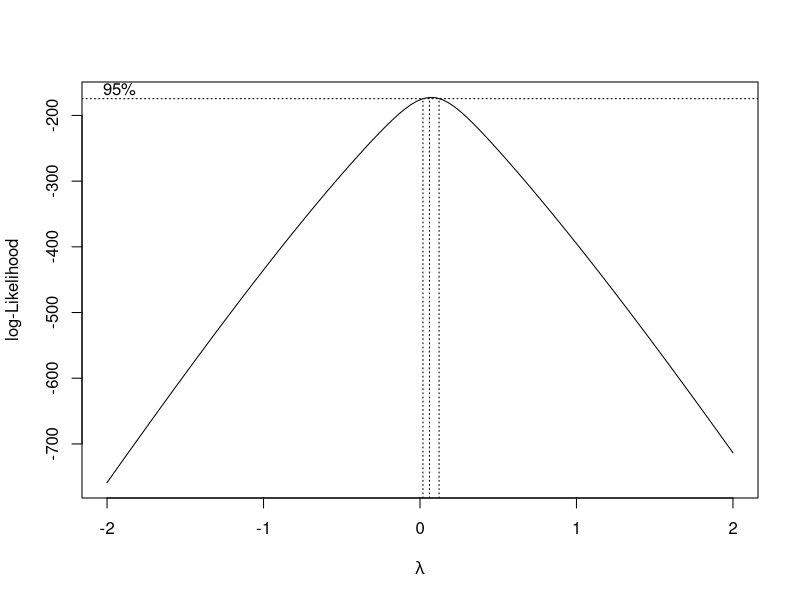
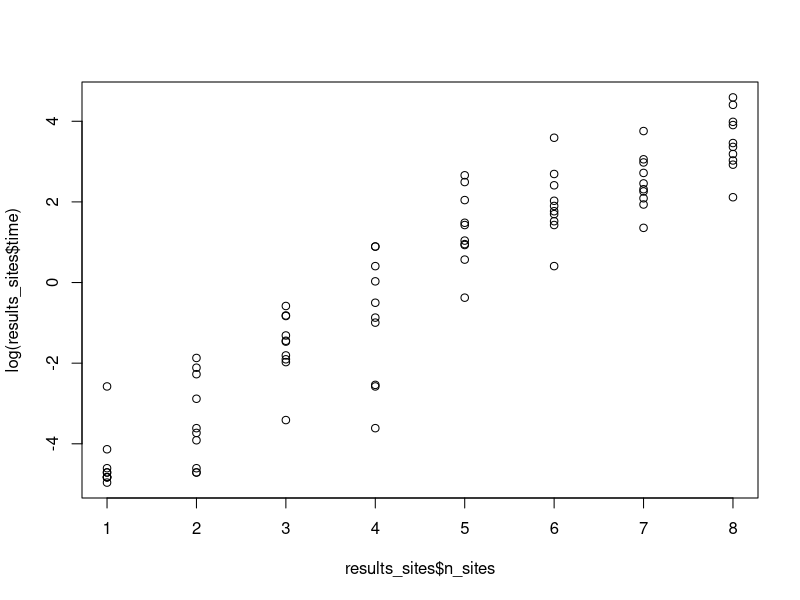
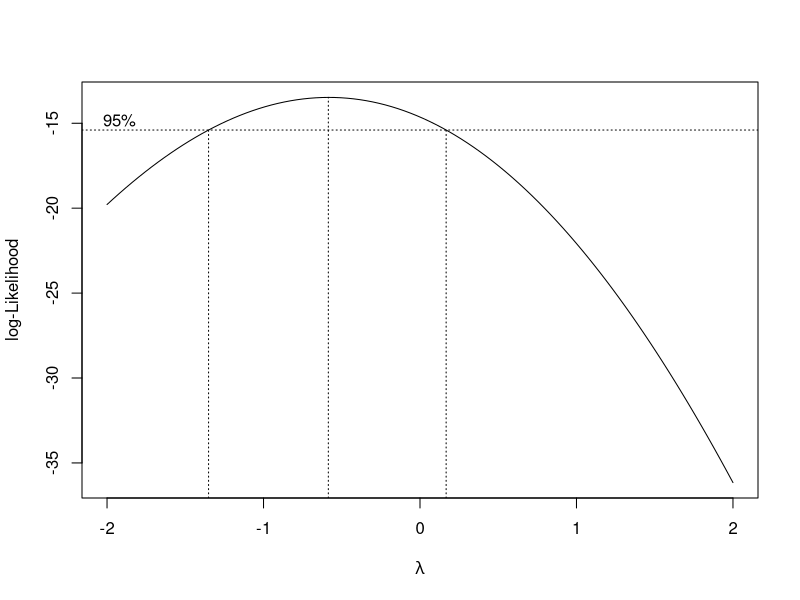
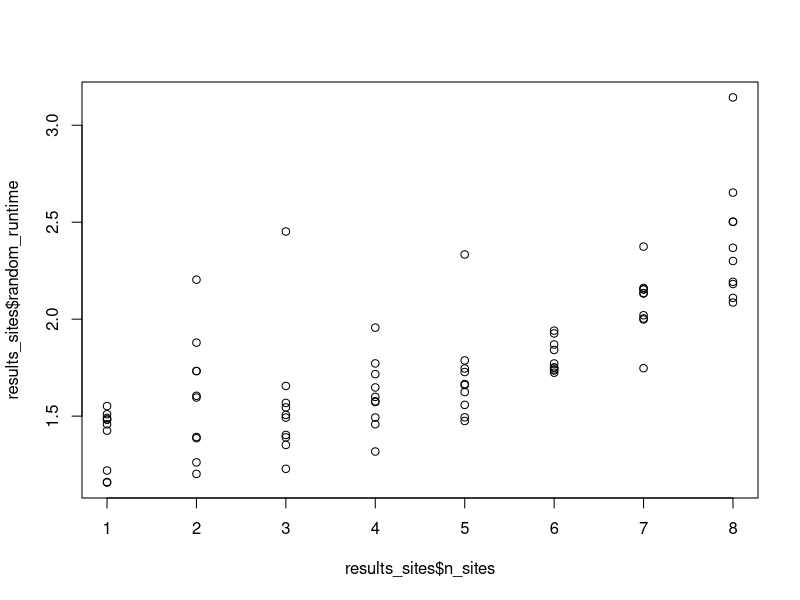
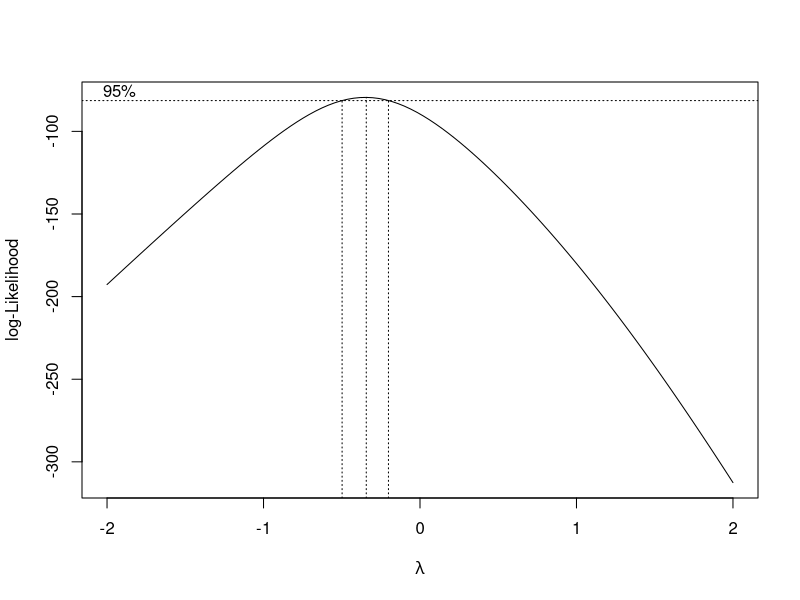
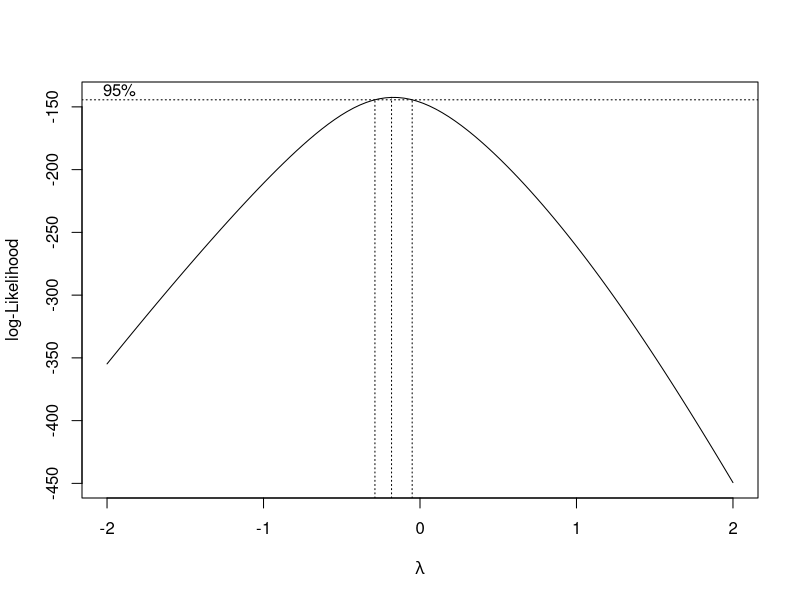
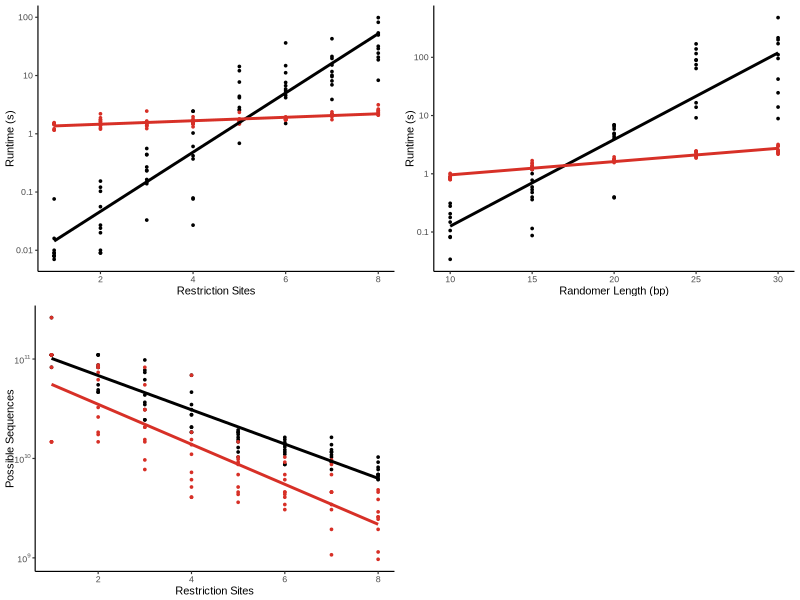

Here is the R script that generated these plots, in order: (Note: this script raises an error after producing the figures.)
setwd("~/Documents/GitHub/OligoRL/CutFreeRL/Plotting")
library(ggplot2)
library(dplyr)

results_sites <- read.csv("./rollout_results_sites_4_1_21.csv")
results_length <- read.csv("./rollout_results_length_4_15_21.csv")
interaction_data <- read.csv("./Cutfree_interaction_data.csv")
#results_sites <- results_sites[order(results_sites$n_sites), ]
#resutls_sites <- results_sites[results_sites$n_sites<=10]
#results_sites <- results_sites[1:80,]
plot_cutfree_data <- function() {
  font_size=8
  font="Arial"
  line_size=.4
  point_size=0.6
  red="#d73027"
  blue="#4575b4"
  results_sites <- read.csv("./rollout_results_sites_4_1_21.csv")
  results_length <- read.csv("./rollout_results_length_4_15_21.csv")
  interaction_data <- read.csv("./Cutfree_interaction_data.csv")
  plot1 <- ggplot2::ggplot(data=results_sites) +
    ggplot2::scale_y_log10(breaks=c(0.01,0.1,1,10,100),labels=c("0.01","0.1","1","10","100")) +
    ggplot2::geom_point(aes(x=n_sites,y=time),color="black",size=point_size) +
    ggplot2::geom_point(aes(x=n_sites,y=random_runtime),color=red,size=point_size)+
    ggplot2::xlab("Restriction Sites") +
    ggplot2::ylab("Runtime (s)") +
    ggplot2::labs(color="black")+
    ggplot2::geom_smooth(aes(x=n_sites,y=time),method="lm", se=FALSE,color="black")+
    ggplot2::geom_smooth(aes(x=n_sites,y=random_runtime),method="lm", se=FALSE,color=red)+
    ggplot2::theme_classic(base_size=font_size,base_family = font,base_line_size = line_size)
  
  plot2 <- ggplot2::ggplot(data=results_sites) +
    ggplot2::scale_y_log10(breaks=c(1e9,1e10,1e11),labels=c(expression(paste("10"^"9")),expression(paste("10"^"10")),expression(paste("10"^"11")))) +
    ggplot2::geom_point(aes(x=n_sites,y=degeneracy),color="black",size=point_size) +
    ggplot2::geom_point(aes(x=n_sites,y=random_objval),color=red,size=point_size)+
    ggplot2::xlab("Restriction Sites") +
    ggplot2::ylab("Possible Sequences") +
    ggplot2::labs(color="black")+
    ggplot2::geom_smooth(aes(x=n_sites,y=degeneracy),method="lm", se=FALSE,color="black")+
    ggplot2::geom_smooth(aes(x=n_sites,y=random_objval),method="lm", se=FALSE,color=red)+
    ggplot2::theme_classic(base_size=font_size,base_family = font,base_line_size = line_size)
  
  plot0 <- ggplot2::ggplot(data=results_length) +
    ggplot2::scale_y_log10(breaks=c(0.1,1,10,100),labels=c("0.1","1","10","100")) +
    ggplot2::geom_point(aes(x=oligo_lengths, y=time),color="black",size=point_size) +
    ggplot2::geom_point(aes(x=oligo_lengths, y=random_runtime),color=red,size=point_size) +
    ggplot2::xlab("Randomer Length (bp)") +
    ggplot2::ylab("Runtime (s)") +
    ggplot2::geom_smooth(aes(x=oligo_lengths,y=time),method="lm", se=FALSE,color="black")+
    ggplot2::geom_smooth(aes(x=oligo_lengths,y=random_runtime),method="lm", se=FALSE,color=red)+
    ggplot2::theme_classic(base_size=font_size,base_family = font,base_line_size = line_size)

  
  #results %>%
    #dplyr::group_by(n_sites) %>%
    #dplyr::select(n_sites, time, degeneracy) %>%
    #dplyr::summarise_all(dplyr::funs(mean, sd))
  
  cowplot::plot_grid(plot1, plot0,plot2,NULL,rel_widths = c(1,1,1,1), align= "h", nrow=2 )
  scaling_factor=3
  ggsave("Figure1.eps",width=scaling_factor,height=scaling_factor,dpi=300,units="in")
}
plot_cutfree_data()
## Test cutfree runtime significance 
summary(logcutfree.model <- lm(log(time) ~ n_sites,data=results_sites))
MASS::boxcox(time ~ n_sites, data=results_sites)
plot(results_sites$n_sites,log(results_sites$time))

## Test RL runtime significance 
summary(rlcutfree.model <- lm((random_runtime) ~ n_sites,data=results_sites))
MASS::boxcox(random_runtime ~ n_sites, data=results_sites)
plot(results_sites$n_sites,results_sites$random_runtime)

## test cutfree solution decay 
summary(solution.cutfree <- lm(log(degeneracy)~n_sites,data=results_sites))
MASS::boxcox(degeneracy ~ n_sites, data=results_sites)
## Test RL solution decay 
summary(solution.RL <- lm(log(random_objval)~n_sites,data=results_sites))
MASS::boxcox(random_objval ~ n_sites, data=results_sites)
##Test interaction between nsites and algorithm
summary(solution.interaction <- lm(log(degeneracy)~n_sites+algorithm+n_sites*algorithm,data=interaction_data))
plot(model)
plot(log(interaction_data$degeneracy),predict(solution.interaction))

##test cutfree oligo length 
summary(length.cutfree <- lm(log(time) ~ oligo_lengths,data=results_length))
summary(length.RL <- lm(log(random_runtime) ~oligo_lengths,data=results_length))
MASS::boxcox(random_runtime ~ oligo_lengths, data=results_length)
MASS::boxcox(time ~oligo_lengths,data=results_length)
